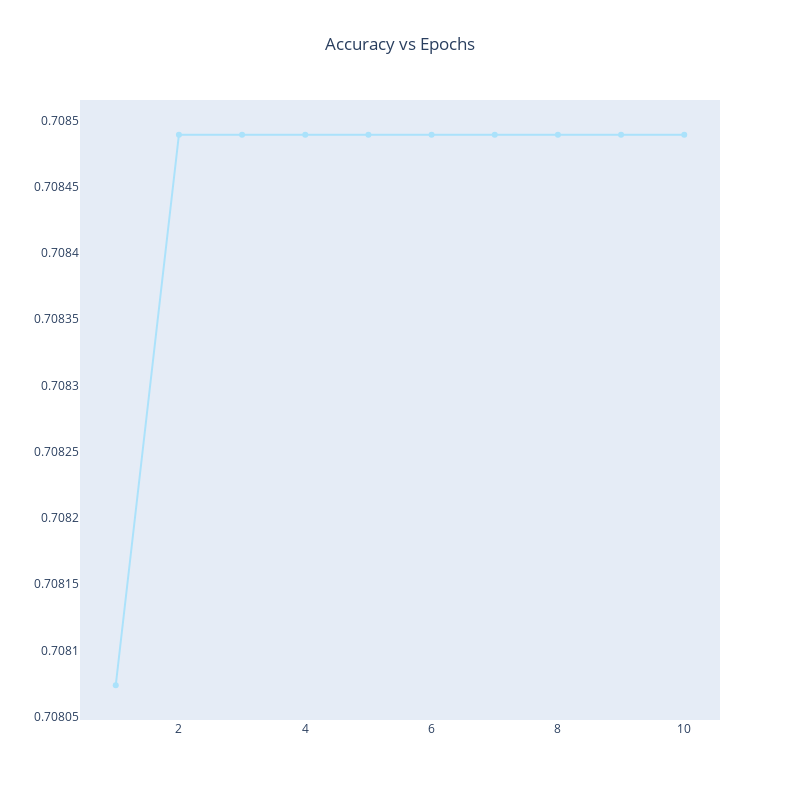

Here is the notebook cell this chart was saved with:
### Code cell
# Tensorflow

import tensorflow as tf

# binary classification

# create model
model = tf.keras.models.Sequential(
    [
        tf.keras.layers.Dense(32, activation="relu"),
        tf.keras.layers.Dense(32, activation="relu"),
        tf.keras.layers.Dense(1, activation="sigmoid"),
    ]
)

# compile model
model.compile(optimizer="adam", loss="binary_crossentropy", metrics=["accuracy"])


# fit model
history = model.fit(X_train, y_train, epochs=10, batch_size=32, verbose=1)

# evaluate model
model.evaluate(X_test, y_test, verbose=1)


# plot history
fig = go.Figure()
fig.add_trace(
    go.Scatter(
        x=[i for i in range(1, 11)],
        y=history.history["accuracy"],
        mode="lines+markers",
        marker_color="rgb(171, 226, 251)",
    )
)
fig.update_layout(
    title="Accuracy vs Epochs",
    title_x=0.5,
    width=800,
    height=800,
    xaxis_showgrid=False,
    yaxis_showgrid=False,
)
fig.show()

### Figure 1 — Plotly figure (JSON) as saved in the notebook; plotly's stock layout.template omitted (floating-point values rounded to 4 significant figures)
{"data": [{"marker": {"color": "rgb(171, 226, 251)"}, "mode": "lines+markers", "type": "scatter", "x": [1, 2, 3, 4, 5, 6, 7, 8, 9, 10], "y": [0.7081, 0.7085, 0.7085, 0.7085, 0.7085, 0.7085, 0.7085, 0.7085, 0.7085, 0.7085]}], "layout": {"height": 800, "title": {"text": "Accuracy vs Epochs", "x": 0.5}, "width": 800, "xaxis": {"showgrid": false}, "yaxis": {"showgrid": false}}}
